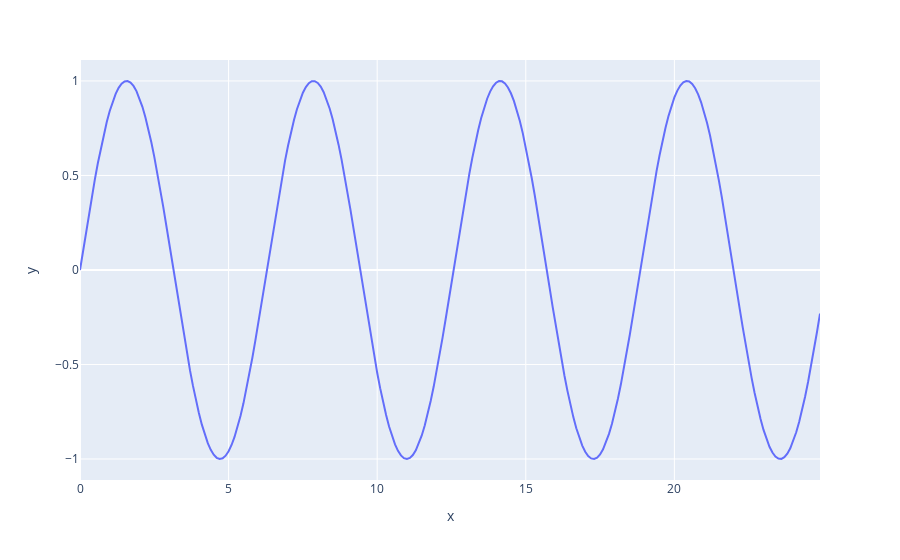

Notebook cell for this chart:
### Code cell
x = np.arange(0, 25, 0.1)
y = np.sin(x)
fig = px.line(x=x, y=y)
fig.show()

### Figure 1 — Plotly figure (JSON) as saved in the notebook; plotly's stock layout.template omitted (floating-point values rounded to 4 significant figures; data arrays with more than 128 entries replaced by an {"elided": "..."} marker saying what was removed)
{"data": [{"hovertemplate": "x=%{x}<br>y=%{y}<extra></extra>", "legendgroup": "", "line": {"color": "#636efa", "dash": "solid"}, "marker": {"symbol": "circle"}, "mode": "lines", "name": "", "orientation": "v", "showlegend": false, "type": "scatter", "x": {"elided": "250 float values"}, "xaxis": "x", "y": {"elided": "250 float values"}, "yaxis": "y"}], "layout": {"legend": {"tracegroupgap": 0}, "margin": {"t": 60}, "xaxis": {"anchor": "y", "domain": [0, 1], "title": {"text": "x"}}, "yaxis": {"anchor": "x", "domain": [0, 1], "title": {"text": "y"}}}}
